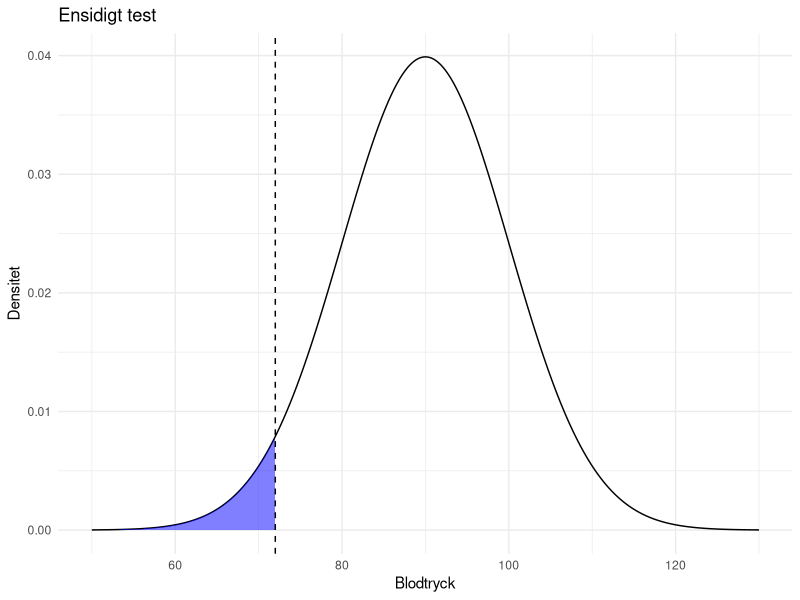
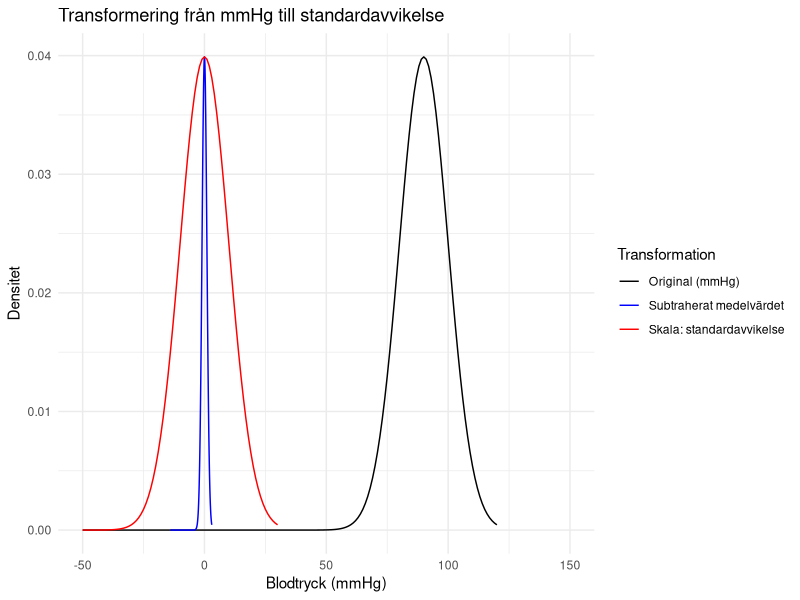
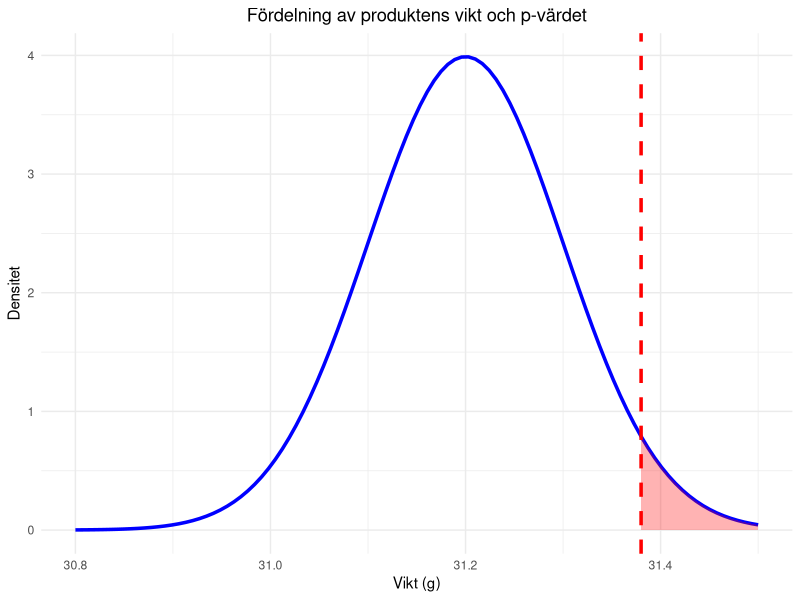
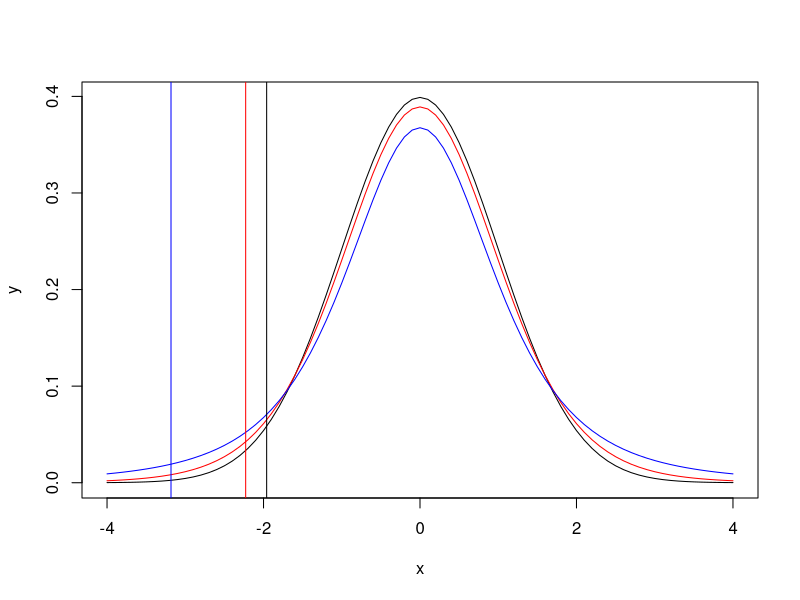
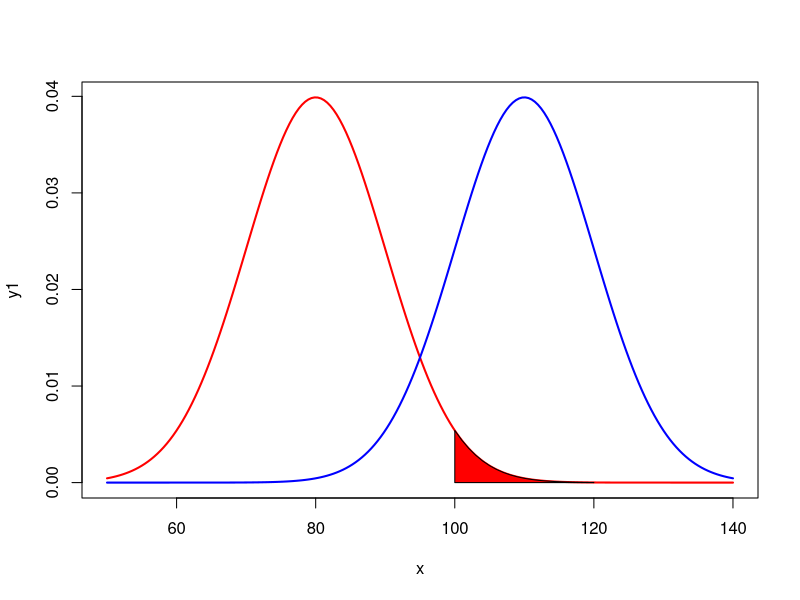
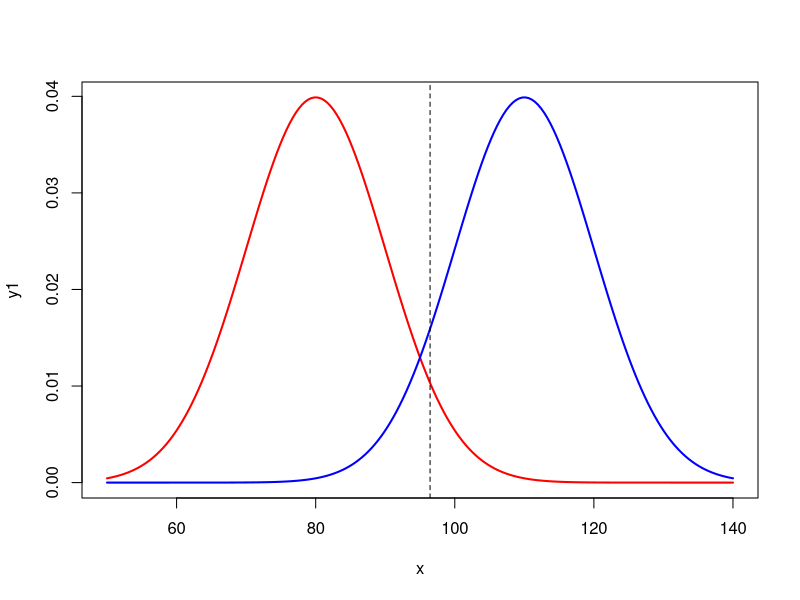
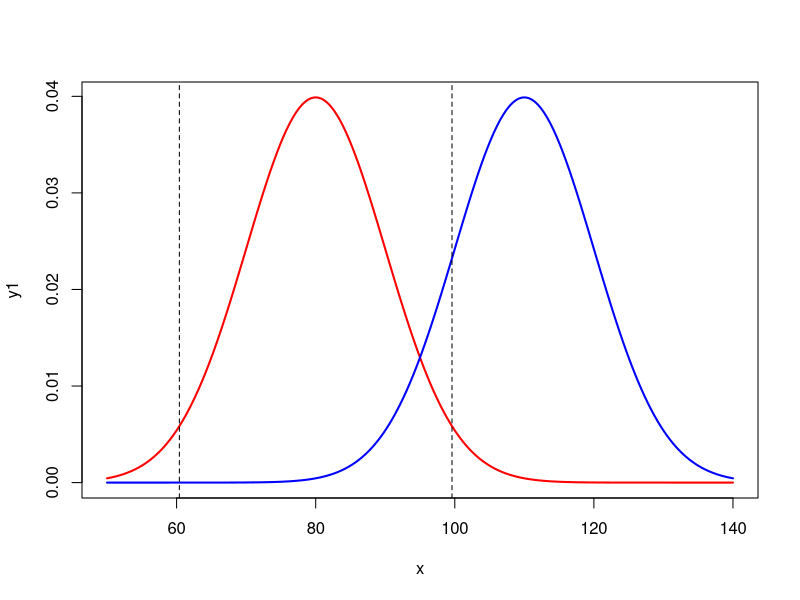
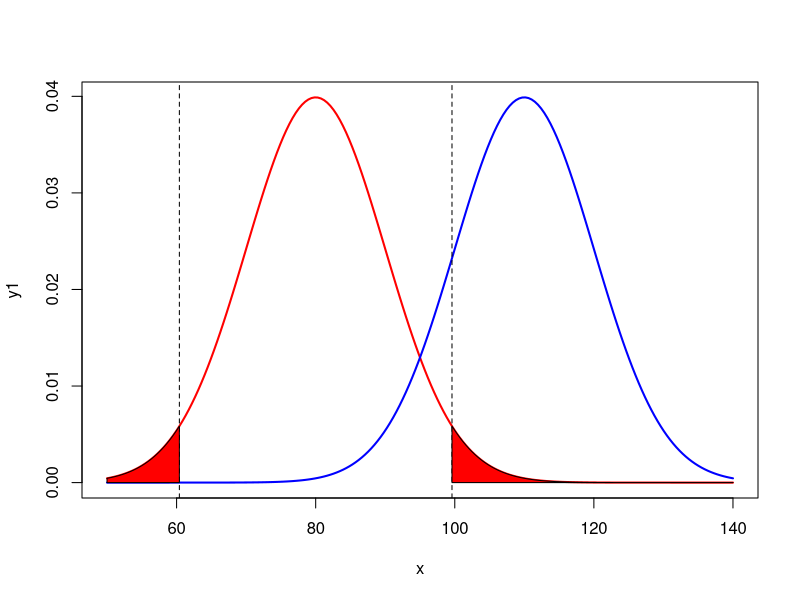

The R source for these figures, in order:
## ---- chunk 1
# Load dependencies
library(tidyverse)
## ---- chunk 2
# Given information
mean <- 90
sd <- 10
value <- 72

# Beräkna p värdet, för normalfördelad population
p_value <- pnorm(value, mean, sd)
print(p_value)
## ---- chunk 3
library(ggplot2)

# Givna parametrar
mean <- 90
sd <- 10
value <- 72

# Skapa x värden
x <- seq(mean - 4*sd, mean + 4*sd, length=1000)
# Beräkna fördelning
y <- dnorm(x, mean, sd)
# df
data <- data.frame(x, y)

# Plotta
ggplot(data, aes(x, y)) +
  geom_line() +
  geom_area(data = subset(data, x <= value), aes(x = x, y = y),
  fill = "blue", alpha = 0.5) +
  geom_vline(xintercept = value, linetype = "dashed") +
  labs(title = "Ensidigt test", x = "Blodtryck", y = "Densitet") +
  theme_minimal()

## ---- chunk 4
# Given information
mean <- 90
sd <- 10
value <- 72
alfa <- 0.05

# Beräkna p värde
p_lower <- pnorm(value, mean, sd)
p_upper <- pnorm(mean + (mean - value), mean, sd, lower.tail = FALSE)

# Two-sided
p_value_two_sided <- p_lower + p_upper

if (p_value_two_sided < alfa) {
  print(paste("Nollhypotesen kan förkastas med", round(p_value_two_sided, 4)))
} else {
  print(paste("Nollhypotesen kan inte förkastas med", round(p_value_two_sided, 4)))
}
## ---- chunk 5
# Skapa en sekvens för blodtrycksvärden
bt <- seq(-50, 120, 1)

# Beräkna densitetsfunktion för normalfördelning (N(90, 10))
y <- dnorm(bt, mean = 90, sd = 10)

# data.frame
data <- data.frame(
  bt = bt,
  y = y,
  original = bt,
  subtracted_mean = bt - 90,
  standardized = (bt - 90) / 10
)

# Data manipulation för grafen
data_long <- data %>%
  pivot_longer(cols = c(original, subtracted_mean, standardized),
               names_to = "transformation",
               values_to = "value")

# Plotta
ggplot(data_long, aes(x = value, y = y, color = transformation)) +
  geom_line() +
  scale_color_manual(values = c("black", "blue", "red"),
                     labels = c("Original (mmHg)",
                                "Subtraherat medelvärdet",
                                "Skala: standardavvikelse")) +
  labs(title = "Transformering från mmHg till standardavvikelse",
       x = "Blodtryck (mmHg)",
       y = "Densitet",
       color = "Transformation") +
  xlim(-50, 150) +
  theme_minimal()
## ---- chunk 6
# Parametrar
mu <- 31.2          # Populationens medelvärde
sigma <- 0.4        # Populationens standardavvikelse
x_bar <- 31.38      # Stickprovets medelvärde
n <- 16             # Stickprovets storlek

# Beräkna z-värdet
z_value <- (x_bar - mu) / (sigma / sqrt(n))

# Beräkna p-värdet (ensidigt test, höger-svans)
p_value <- 1 - pnorm(z_value)

print(paste("Z-värde:", z_value))
print(paste("P-värde:", p_value))

if (p_value < 0.05) {
  print("Produkten är signifikant tyngre än normalt.")
}
## ---- chunk 7
# Parametrar
mu <- 31.2          # Populationens medelvärde
sigma <- 0.4        # Populationens standardavvikelse
x_bar <- 31.38      # Stickprovets medelvärde
n <- 16             # Stickprovets storlek

# Beräkna z-värdet
z_value <- (x_bar - mu) / (sigma / sqrt(n))

# Beräkna p-värdet (ensidigt test, höger-svans)
p_value <- 1 - pnorm(z_value)

# Skriv ut resultaten
print(paste("Z-värde:", z_value))
print(paste("P-värde:", p_value))

# Kontrollera om vi kan förkasta nollhypotesen
if (p_value < 0.05) {
  print("Nollhypotesen förkastas. Produkten är signifikant tyngre än normalt.")
} else {
  print("Nollhypotesen behålls. Det finns ingen signifikant skillnad i produktens vikt.")
}
## ---- chunk 8
# Skapa en data frame för normalfördelningen
bt_values <- seq(30.8, 31.5, length.out = 100)
densities <- dnorm(bt_values, mean = mu, sd = sigma / sqrt(n))
data <- data.frame(bt_values = bt_values, densities = densities)

# Skapa en data frame för p-värdesområdet
fill_values <- seq(x_bar, 31.5, length.out = 100)
fill_densities <- dnorm(fill_values, mean = mu, sd = sigma / sqrt(n))
fill_data <- data.frame(fill_values = fill_values, fill_densities = fill_densities)

# Rita grafen
ggplot(data, aes(x = bt_values, y = densities)) +
  geom_line(color = "blue", linewidth = 1.2) +  # Fördelningskurvan
  geom_vline(xintercept = x_bar, color = "red", linetype = "dashed",
  linewidth = 1.2) +  # Stickprovets medelvikt
  geom_area(data = fill_data, aes(x = fill_values, y = fill_densities),
  fill = "red", alpha = 0.3) +  # Fyll p-värdesområdet
  labs(title = "Fördelning av produktens vikt och p-värdet",
       x = "Vikt (g)", y = "Densitet") +
  theme_minimal() +
  theme(plot.title = element_text(hjust = 0.5))  # Centrerar titeln
## ---- chunk 9
x<-seq(-4, 4, 0.1)
y<- dnorm(x)
plot(x,y, type="l" )
lines(x, dt(x, 10), col="red" )
lines(x, dt(x, 3), col="blue" )
abline(v=qnorm(0.025))
abline(v=qt(0.025, 10), col="red")
abline(v=qt(0.025, 3), col="blue")
## ---- chunk 10
# Parametrar
x_bar <- 3200        # Stickprovets medelvärde
mu <- 3600           # Populationens medelvärde (enligt H0)
sd <- 800            # Stickprovets standardavvikelse
n <- 32              # Stickprovets storlek

# Beräkna t-värdet
t_value <- (x_bar - mu) / (sd / sqrt(n))

# Tvåsidigt p-värde baserat på t-värdet
p_value <- 2 * pt(abs(t_value), df = n - 1, lower.tail = FALSE)

# Skriv ut resultaten
print(paste("t-värde:", t_value))
print(paste("p-värde:", p_value))

# Beslut om nollhypotesen förkastas
if (p_value < 0.05) {
  print("Nollhypotesen förkastas. Medelvikten avviker signifikant från den normala.")
} else {
  print("Nollhypotesen behålls. Det finns ingen signifikant skillnad i medelvikt.")
}
## ---- chunk 11
data <- data.frame(
  vikt = c(90, 91, 93, 106, 97, 108, 97, 105,
  106, 103, 105, 96, 105, 95, 90, 101,
           90, 91, 85, 99, 93, 104, 89, 103,
           102, 95, 103, 95, 105, 87, 86, 101),
  grupp = c('A', 'A', 'A', 'A', 'A', 'A', 'A',
  'A', 'A', 'A', 'A', 'A', 'A', 'A', 'A', 'A',
            'B', 'B', 'B', 'B', 'B', 'B', 'B',
            'B', 'B', 'B', 'B', 'B', 'B', 'B', 'B', 'B')
)
## ---- chunk 12
result <- t.test(vikt ~ grupp, data = data, var.equal = TRUE)

if (result$p.value < 0.05) {
  cat("Nollhypotesen förkastas.
  Medelvikten avviker signifikant från den normala. p-värde:",
  round(result$p.value, 4))
} else {
  cat("Nollhypotesen behålls.
  Det finns ingen signifikant skillnad i medelvikt. p-värde:",
  round(result$p.value, 4))
}
## ---- chunk 13
# Parvis.Vikt<- read.table("clipboard", header=T)

Parvis.Vikt <- data.frame(
  A = c(90, 91, 93, 106, 97, 108, 97, 105,
  106, 103, 105, 96, 105, 95, 90, 101),
  B = c(90, 91, 85, 99, 93, 104, 89, 103,
  102, 95, 103, 95, 105, 87, 86, 101)
)
## ---- chunk 14
# Förutsatt att data frame 'Parvis.Vikt' redan är skapad
t_result <- t.test(Parvis.Vikt$A, Parvis.Vikt$B, paired = TRUE)

# Visa resultaten från det parvisa t-testet
print(t_result)

if (t_result$p.value < 0.05) {
  cat("Nollhypotesen förkastas.
  Medelvikten avviker signifikant från den normala. p-värde:", round(t_result$p.value, 4))
} else {
  cat("Nollhypotesen behålls.
  Det finns ingen signifikant skillnad i medelvikt. p-värde:", round(t_result$p.value, 4))
}
## ---- chunk 15
x=seq(50,140,length=200)
y1=dnorm(x,80, 10)
plot(x,y1,type='l',lwd=2,col='red')
y2=dnorm(x,110, 10)
lines(x,y2,type='l',lwd=2,col='blue')
cord.x1 <- c((round(qnorm(0.975, 80, 10, lower.tail=T))),
seq((round(qnorm(0.975, 80, 10, lower.tail=T))), 120,1),120)
cord.y1 <- c(0,dnorm(
  seq((round(qnorm(0.975, 80, 10, lower.tail=T))), 120, 1), 80, 10),0)
polygon(cord.x1,cord.y1,col='red')
## ---- chunk 16
x = seq(50, 140, length=200)
y1 = dnorm(x, 80, 10)
y2 = dnorm(x, 110, 10)
plot(x, y1, type='l', lwd=2, col='red')
lines(x, y2, type='l', lwd=2, col='blue')
abline(v=qnorm(0.95, 80, 10), col='black', lty=2)
## ---- chunk 17
plot(x, y1, type='l', lwd=2, col='red')
lines(x, y2, type='l', lwd=2, col='blue')
abline(v=qnorm(0.025, 80, 10, lower.tail=TRUE), col='black', lty=2)
abline(v=qnorm(0.975, 80, 10, lower.tail=TRUE), col='black', lty=2)
## ---- chunk 18
plot(x, y1, type='l', lwd=2, col='red')
lines(x, y2, type='l', lwd=2, col='blue')
abline(v=qnorm(0.025, 80, 10, lower.tail=TRUE), col='black', lty=2)
abline(v=qnorm(0.975, 80, 10, lower.tail=TRUE), col='black', lty=2)

# Färga områden för Typ I fel
x_fill_left <- seq(min(x), qnorm(0.025, 80, 10), length.out=100)
x_fill_right <- seq(qnorm(0.975, 80, 10), max(x), length.out=100)
y_fill_left <- dnorm(x_fill_left, 80, 10)
y_fill_right <- dnorm(x_fill_right, 80, 10)

polygon(c(x_fill_left, rev(x_fill_left)),
c(rep(0, length(x_fill_left)), rev(y_fill_left)), col='red')
polygon(c(x_fill_right, rev(x_fill_right)),
c(rep(0, length(x_fill_right)), rev(y_fill_right)), col='red')
## ---- chunk 19
plot(x, y1, type='l', lwd=2, col='red')
lines(x, y2, type='l', lwd=2, col='blue')
abline(v=qnorm(0.025, 80, 10, lower.tail=TRUE), col='black', lty=2)
abline(v=qnorm(0.975, 80, 10, lower.tail=TRUE), col='black', lty=2)

# Färga områden för Typ II fel (β)
x_fill_beta <- seq(qnorm(0.025, 80, 10), qnorm(0.975, 80, 10), length.out=100)
y_fill_beta <- dnorm(x_fill_beta, 110, 10)
polygon(c(x_fill_beta, rev(x_fill_beta)),
c(rep(0, length(x_fill_beta)), rev(y_fill_beta)), col='blue')
## ---- chunk 20
plot(x, y1, type='l', lwd=2, col='red')
lines(x, y2, type='l', lwd=2, col='blue')
abline(v=qnorm(0.025, 80, 10, lower.tail=TRUE), col='black', lty=2)
abline(v=qnorm(0.975, 80, 10, lower.tail=TRUE), col='black', lty=2)
polygon(c(qnorm(0.025, 80, 10), qnorm(0.025, 110, 10)), c(0, 0), col='blue', border=NA)
polygon(c(qnorm(0.975, 110, 10), max(x)), c(0, 0), col='blue', border=NA)

x_fill_power_left <- seq(min(x), qnorm(0.025, 80, 10), length.out=100)
x_fill_power_right <- seq(qnorm(0.975, 80, 10), max(x), length.out=100)
y_fill_power_left <- dnorm(x_fill_power_left, 110, 10)
y_fill_power_right <- dnorm(x_fill_power_right, 110, 10)

polygon(c(x_fill_power_left, rev(x_fill_power_left)),
c(rep(0, length(x_fill_power_left)), rev(y_fill_power_left)), col='green')
polygon(c(x_fill_power_right, rev(x_fill_power_right)),
c(rep(0, length(x_fill_power_right)), rev(y_fill_power_right)), col='green')
## ---- chunk 21
# Skapa data
vbc_counts <- c(3000, 3200, 3500, 5068, 5679, 6200, 6300, 7020,
                4400, 4500, 5900, 6839, 7561, 9047, 12300, 14000)
diagnosis <- c(rep("dengue", 8), rep("scrub", 8))

# Läs in data som en data frame
data <- data.frame(count = vbc_counts, diagnosis = diagnosis)

# Utför Wilcoxon test
wilcox_test <- wilcox.test(count ~ diagnosis, data = data, exact = FALSE)

# Visa resultatet av testet
print(wilcox_test)
## ---- chunk 22
# Utför t-test
t_test <- t.test(count ~ diagnosis, data = data)

# Visa resultatet av t-testet
print(t_test)
## ---- chunk 23
# Data för däckmönster
n <- 10
mean_x <- 0.32
sd_x <- 0.09

# Beräkna konfidensintervall
t_critical <- qt(0.975, df = n-1) # 95% CI, tvåsidigt, n-1 frihetsgrader
error_margin <- t_critical * (sd_x / sqrt(n))

# Konfidensintervall
ci_lower <- mean_x - error_margin
ci_upper <- mean_x + error_margin

# Skriv ut resultaten
cat("95% konfidensintervall för däckmönster är mellan", ci_lower, "och", ci_upper, "\n")
## ---- chunk 24
claimed_value <- 0.30

# Kontrollera om påstått värde ligger inom konfidensintervallet
if (claimed_value >= ci_lower && claimed_value <= ci_upper) {
  cat("Fabrikören kan påstå att 0.30 tum brukar vara kvar efter 50000 miles,
  eftersom detta värde ligger inom 95% konfidensintervallet [", ci_lower, ",", ci_upper, "].\n")
} else {
  cat("Fabrikören kan inte påstå att 0.30 tum brukar vara kvar efter 50000 miles,
  eftersom detta värde inte ligger inom 95% konfidensintervallet [", ci_lower, ",", ci_upper, "].\n")
}
## ---- chunk 25
# Data för kolesterol
n <- 10
mean_k <- 5.4
sd_k <- 0.5

# Beräkna konfidensintervall
t_critical <- qt(0.975, df = n-1) # 95% CI, tvåsidigt, n-1 frihetsgrader
error_margin <- t_critical * (sd_k / sqrt(n))

# Konfidensintervall
ci_lower_k <- mean_k - error_margin
ci_upper_k <- mean_k + error_margin

# Skriv ut resultaten
cat("95% konfidensintervall för medelkolesterolvärde är mellan",
ci_lower_k, "och", ci_upper_k, "\n")

## ---- chunk 26
# Skapa datasetet
data <- data.frame(
  blodtryck = c(77, 77, 78, 80, 81, 89, 90, 96, 99, 107,
  59, 66, 70, 73, 76, 77, 78, 81, 81, 91,
  64, 66, 69, 72, 73, 74, 74, 80, 84, 99),
  behandling = c(rep("kontroll", 10), rep("medicinering", 10), rep("träning", 10))
)

# Utför ANOVA
anova_resultat <- aov(blodtryck ~ behandling, data = data)
summary(anova_resultat)
## ---- chunk 27
ggplot(data, aes(x = behandling, y = blodtryck, fill = behandling)) +
  geom_boxplot() +
  labs(title = "Blodtryck efter behandlingstyp",
       x = "Behandlingskategori",
       y = "Blodtryck") +
  theme_minimal()
